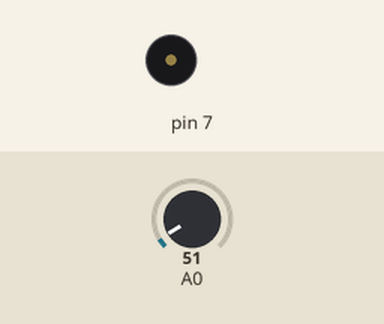
This sketch was run on a simulated Arduino Uno, built with avr-gcc and run on an emulated ATmega328P. On the bench: buzzer (waves = sounding). The inputs (shaded band) are chosen by the test bench; at power-on: A0 = 51.

Above: at 1.2 s.
1.3 s: A0 set to 68
At 1.55 s:
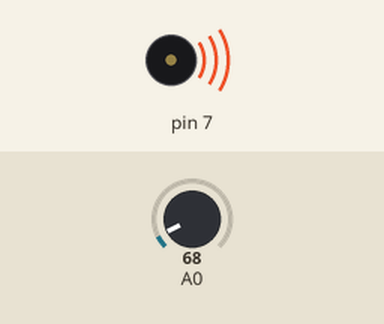
4.3 s: A0 set to 61
At 5.3 s:
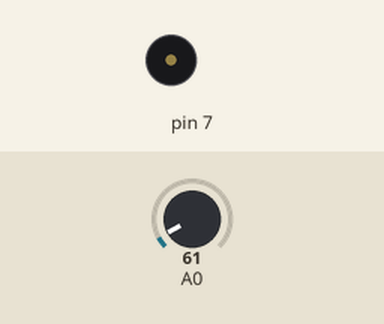
5.8 s: A0 set to 71
At 8.7 s:
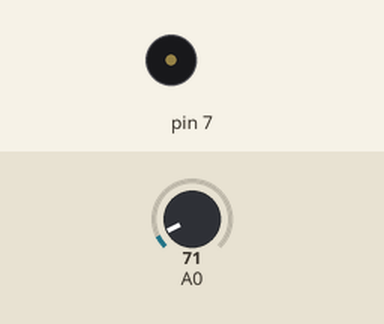
8.8 s: A0 set to 30
At 9.9 s:
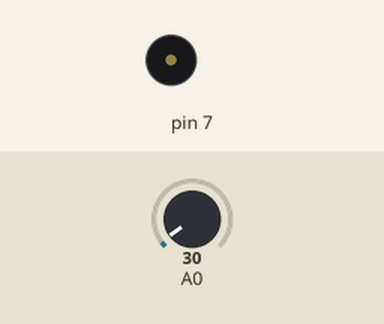
Timing chart, 0 to 11.3 s (numbered marks = the images above; inputs shaded):
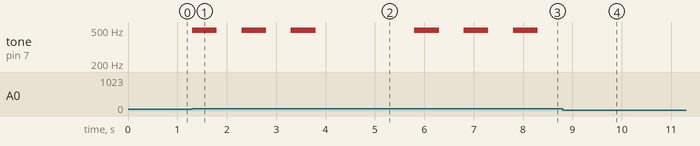

The sketch:

Code_For_Fire_Alarm_Using_LM35_and_Piezo_Buzzer_with_Arduino.ino
```cpp
// (licence header left out)
void setup()
{
}
void loop()
{
  float temp = (5.0 * analogRead(A0) * 100.0) / 1024;
  if(temp>32)
  {
  t();
  }
  else
  {
  if(temp>30)
  {
   t1();
  }
  if(temp<30);
  {
  noTone(7);
  }
}
}
void t()
{
tone(7, 494, 500);
delay(1000);
}
void t1()
{
  tone(7, 494, 500);
  delay(2000);
}
```

Measured:
- the behaviour switches between 61 and 62 on A0 (found by bisection; images 0 and 1)
- after the input at 1.3 s, tone on pin 7: alternates 494 Hz for 0.50 s and silent for 0.50 s, starting at once
- after the input at 4.3 s, tone on pin 7: stays silent (without the input it goes to 494 Hz after 0.00 s)
- after the input at 5.8 s, tone on pin 7: alternates 494 Hz for 0.50 s and silent for 0.50 s, starting at once
- after the input at 8.8 s, tone on pin 7: stops changing and stays silent
